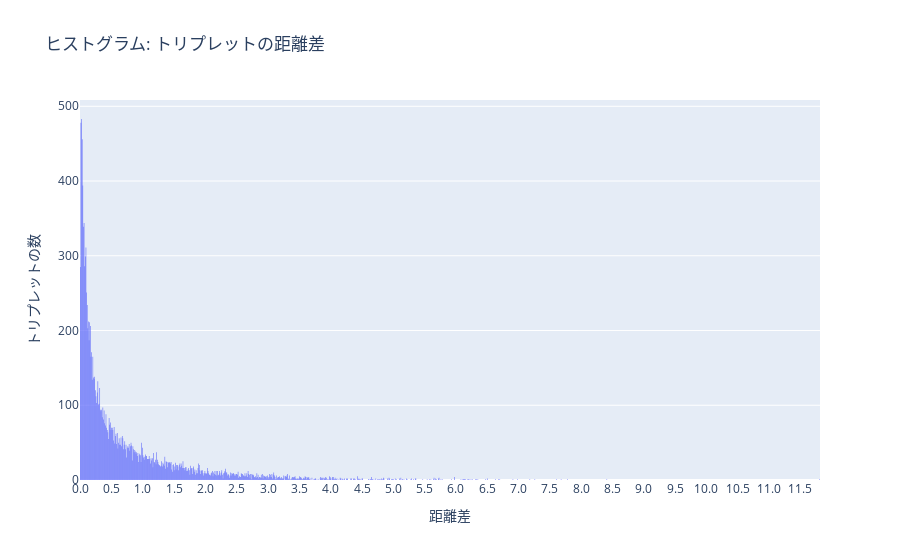

Source (notebook cell):
### Code cell
# ヒストグラムの作成

num_bins = int((max(np.ravel(triplet_distances)) - min(np.ravel(triplet_distances))) / bin_width) + 1
fig = go.Figure()

# ヒストグラムの作成
fig.add_trace(go.Histogram(x=np.ravel(triplet_distances), nbinsx=num_bins, xbins=dict(size=bin_width), name='Distance Difference'))

# レイアウトの設定
fig.update_layout(
    title_text='ヒストグラム: トリプレットの距離差',
    xaxis_title_text='距離差',
    yaxis_title_text='トリプレットの数',
    bargap=0.05,  # バーの間隔
    xaxis=dict(tickvals=np.arange(0, max(np.ravel(triplet_distances)) + 0.5, 0.5), ticktext=[f'{i:.1f}' for i in np.arange(0, max(np.ravel(triplet_distances)) + 0.5, 0.5)]),
)

# プロットの表示
fig.show()

### Figure 1 — Plotly figure (JSON) as saved in the notebook; plotly's stock layout.template omitted (floating-point values rounded to 4 significant figures; data arrays with more than 128 entries replaced by an {"elided": "..."} marker saying what was removed)
{"data": [{"name": "Distance Difference", "nbinsx": 1182, "type": "histogram", "x": {"elided": "14000 float values"}, "xbins": {"size": 0.01}}], "layout": {"bargap": 0.05, "title": {"text": "ヒストグラム: トリプレットの距離差"}, "xaxis": {"ticktext": ["0.0", "0.5", "1.0", "1.5", "2.0", "2.5", "3.0", "3.5", "4.0", "4.5", "5.0", "5.5", "6.0", "6.5", "7.0", "7.5", "8.0", "8.5", "9.0", "9.5", "10.0", "10.5", "11.0", "11.5", "12.0"], "tickvals": [0, 0.5, 1, 1.5, 2, 2.5, 3, 3.5, 4, 4.5, 5, 5.5, 6, 6.5, 7, 7.5, 8, 8.5, 9, 9.5, 10, 10.5, 11, 11.5, 12], "title": {"text": "距離差"}}, "yaxis": {"title": {"text": "トリプレットの数"}}}}
